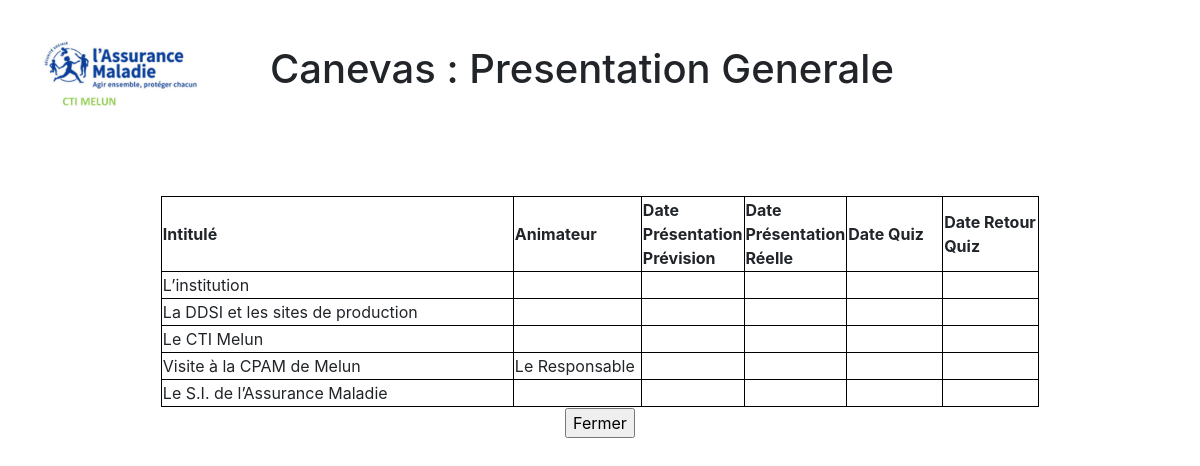
/visualisationCanevas.php?nomCanevas=Presentation Generale, run on the app's committed database.
### tables this page shows
CREATE TABLE `Contenu_Canevas` (
  `id_item` int(11) NOT NULL,
  `nom_canevas` varchar(255) DEFAULT NULL,
  `intitule` varchar(500) DEFAULT NULL,
  `animateur` varchar(100) DEFAULT NULL,
  `date_presentation_prevision` date DEFAULT NULL,
  `date_presentation_reelle` date DEFAULT NULL,
  `date_quiz` date DEFAULT NULL,
  `date_retour_quiz` date DEFAULT NULL,
  `commentaire` varchar(1000) DEFAULT NULL
);

### fonction.php (called while the page is built, shortened)
<?php
require_once 'connexionBDD.php';
function AfficheTousCanevasVoulu($nomCanevas)
{
    global $pdo;
    $query = 'SELECT * FROM Contenu_Canevas WHERE `nom_canevas`=:nomCanevas';
    $prep = $pdo->prepare($query);
    $prep->bindValue(':nomCanevas', $nomCanevas, PDO::PARAM_STR);
    $prep->execute();
    return $prep->fetchAll();
}
?>

### visualisationCanevas.php (the view, shortened to what this page needs)
<?php
require_once 'fonction.php';
$nomCanevas = $_REQUEST['nomCanevas'];
$afficheTousDuCanevas = AfficheTousCanevasVoulu($nomCanevas);
?>
<!DOCTYPE html>
<html>
  <head>
      <link rel="stylesheet" type="text/css" href="css/bootstrap-datepicker3.css">
      <link rel="stylesheet" href="bootstrap-4.4.1/css/bootstrap.css">
	  <link rel="stylesheet" href="css/style.css">
  </head>
<body>
  <center>
  <table id="header">
        <tr>
            <td><img src="img/logo.png"></td>
                <td><h1>Canevas : <?php echo $afficheTousDuCanevas[0]->nom_canevas;?> </h1></td>
        </tr>
    </table>
        <table>
            <tr>
                <th class="Inti">Intitulé</th>
                <th class="Anim">Animateur</th>
                <th class="Date">Date Présentation Prévision</th>
                <th class="Date">Date Présentation Réelle</th>
                <th class="Date">Date Quiz</th>
                <th class="Date">Date Retour Quiz</th>
            </tr>
                     <?php foreach ($afficheTousDuCanevas as $info):?>
                        <tr>
                            <td><?php echo $info->intitule ?></td>
                            <td><?php echo $info->animateur ?></td>
                            <td><?php if ($info->date_presentation_prevision != 0 ) { echo $info->date_presentation_prevision; } ?></td>
                            <td><?php if ($info->date_presentation_reelle != 0 ) { echo $info->date_presentation_reelle; } ?></td>
                            <td><?php if ($info->date_quiz != 0 ) { echo $info->date_quiz; } ?></td>
                            <td><?php if ($info->date_retour_quiz != 0 ) { echo $info->date_retour_quiz; } ?></td>
                        </tr>
                    <?php endforeach;?>
        </table>
        <table id="bouton">
            <tr>
                    <td colspan="7"><input type="button" onclick="window.location.href = 'selectCanevas.php';" value="Fermer"> </input></td>
            </tr>
        </table>
  </center>
</body>
</html>

### visualisationCanevas.php (style rules this page uses)
body { margin-left: 0.39370078740157in; margin-right: 0.39370078740157in; margin-top: 0.31496062992126in; margin-bottom: 0.23622047244094in; }
table,td,th { border: 1px solid black; }
#header { width : 100%; border: none; margin-bottom : 5em; }
#header td, .tab td, .tab { border: none; }
img { width: 10em; }
#bouton, #bouton tr td { border: none; }
.Date { width: 6em; }
.Anim { width: 8em; }
.Inti { width: 22em; }

### data on the page
contenu_canevas: nom_canevas "Presentation Generale", intitule "L’institution"
contenu_canevas: intitule "La DDSI et les sites de production"
contenu_canevas: intitule "Le CTI Melun"
contenu_canevas: intitule "Visite à la CPAM de Melun", animateur "Le Responsable"
contenu_canevas: intitule "Le S.I. de l’Assurance Maladie"
